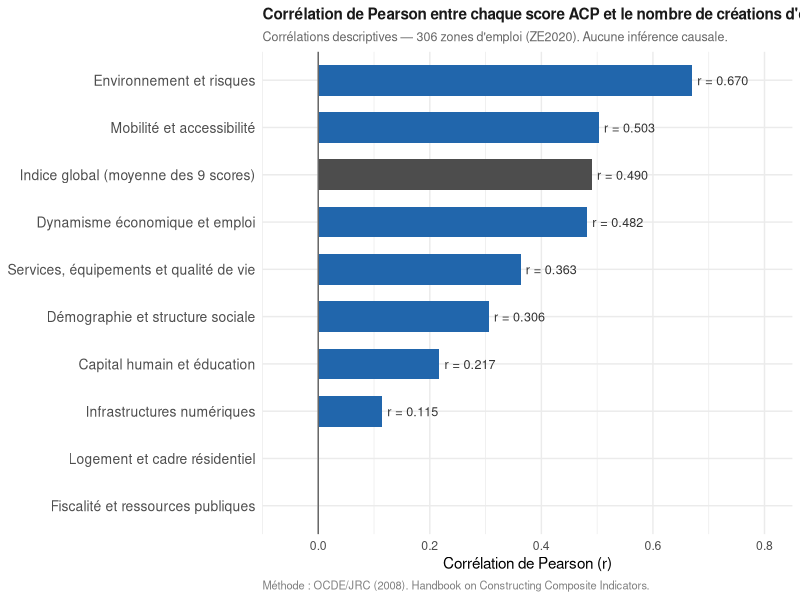
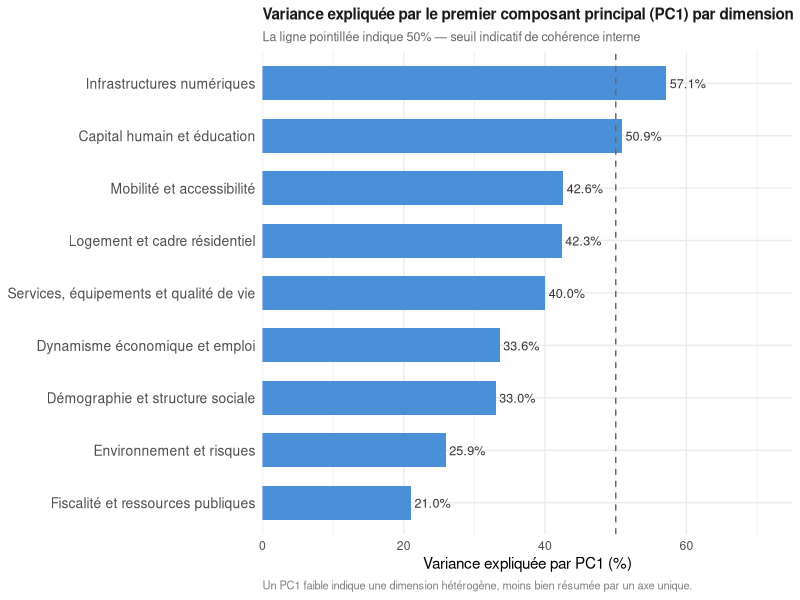
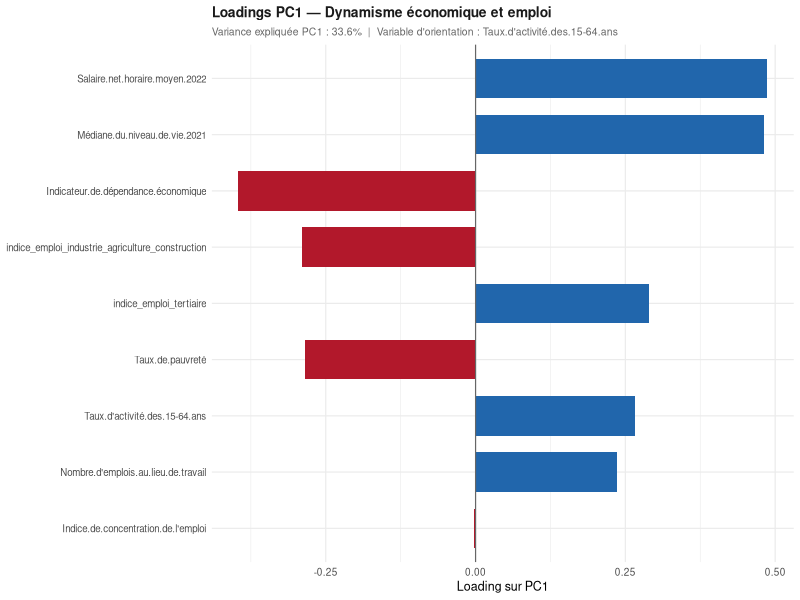
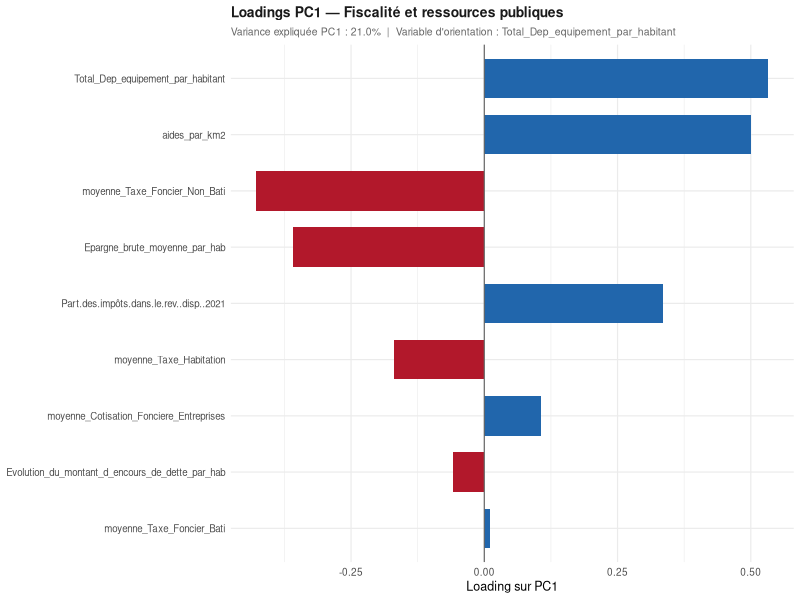
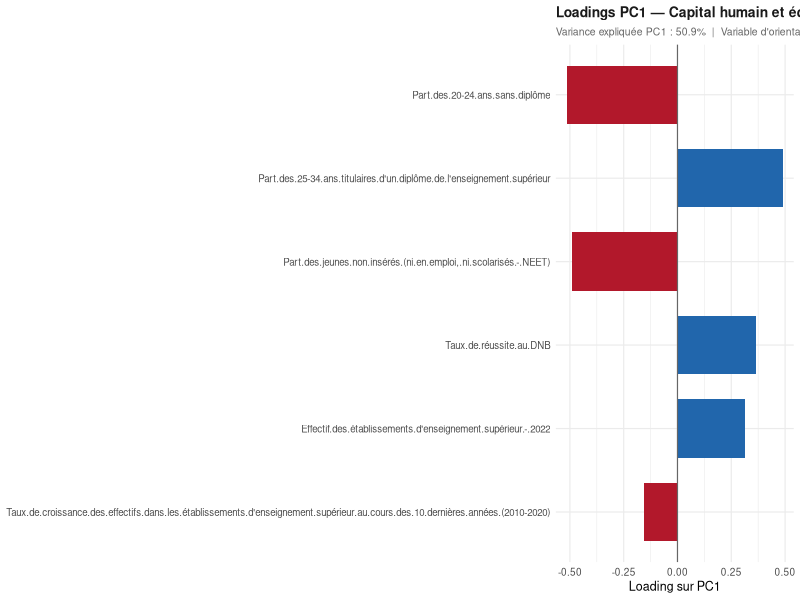
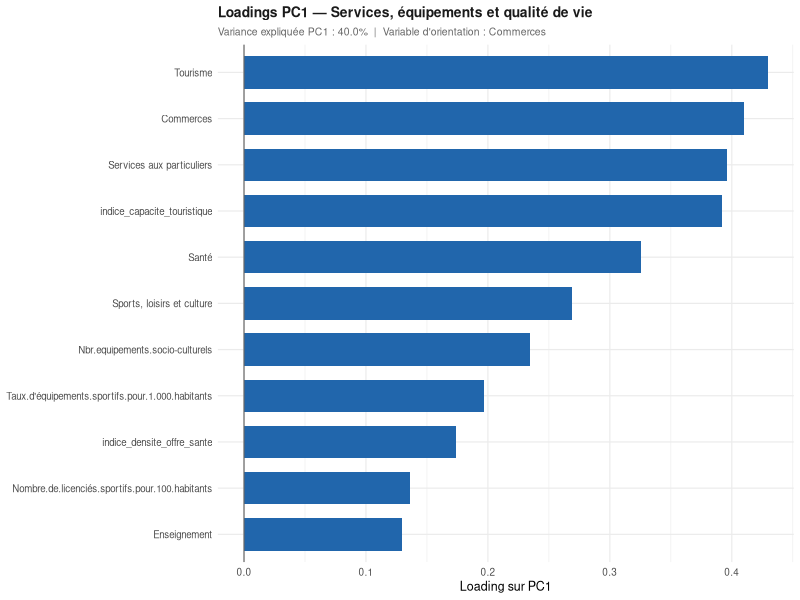
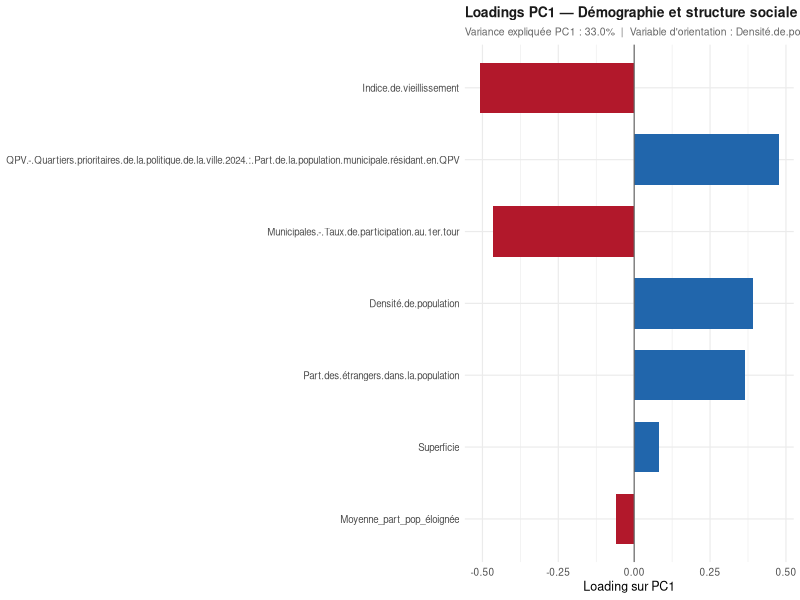
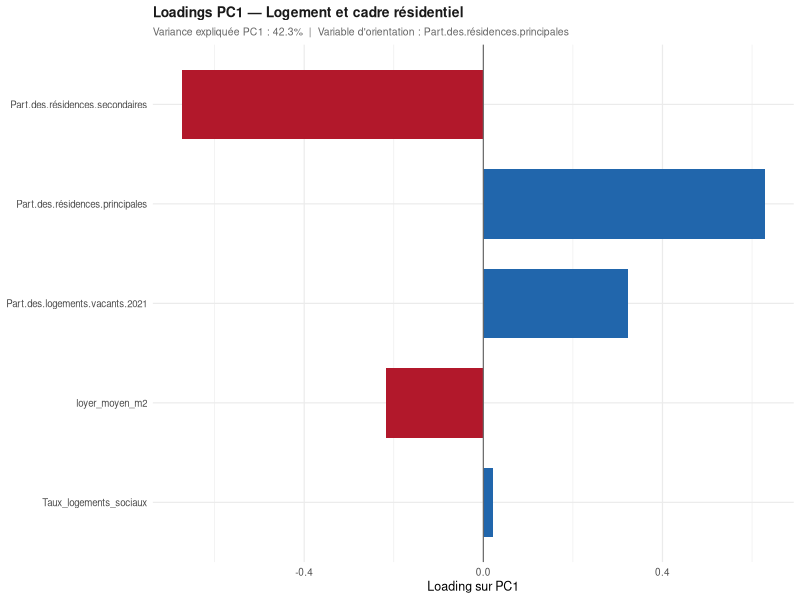

Source code (R) for these figures, in order:
# =============================================================================
# Construction des indices d'attractivité territoriale par ACP
# Zones d'emploi françaises (ZE2020)
# Auteur : Benjamin Lagable — Bpifrance / Observatoire de la Création d'Entreprise
# =============================================================================
#
# Méthode : Analyse en Composantes Principales (ACP) par dimension thématique,
# agrégation par moyenne simple pour l'indice global.
#
# Référence méthodologique :
# OECD/JRC (2008). Handbook on Constructing Composite Indicators: Methodology
# and User Guide. OECD Publishing, Paris.
# https://doi.org/10.1787/9789264043466-en
#
# Données source : data_retraited.xlsx
# Variables standardisées (mean=0, std=1), 306 zones d'emploi, 70 variables.
# Aucune valeur manquante.
# =============================================================================

library(readxl)
library(dplyr)
library(ggplot2)
library(openxlsx)
library(tidyr)

# -----------------------------------------------------------------------------
# 1. Chargement des données
# -----------------------------------------------------------------------------

data_retraited <- readxl::read_xlsx("data/data_retraited.xlsx")

cat("Dimensions :", nrow(data_retraited), "zones d'emploi,",
    ncol(data_retraited), "variables\n")
cat("Valeurs manquantes :", sum(is.na(data_retraited)), "\n\n")

# -----------------------------------------------------------------------------
# 2. Définition des dimensions thématiques
# -----------------------------------------------------------------------------
# nombre_creations est exclu de toutes les dimensions.
# Il sert uniquement à documenter les corrélations descriptives a posteriori,
# conformément au principe de séparation entre construction de l'indice
# et validation externe (OCDE/JRC 2008, ch. 7).

dimensions <- list(

  dynamisme_economique_emploi = c(
    "Médiane.du.niveau.de.vie.2021",
    "Indicateur.de.dépendance.économique",
    "Salaire.net.horaire.moyen.2022",
    "Indice.de.concentration.de.l'emploi",
    "Nombre.d'emplois.au.lieu.de.travail",
    "Taux.d'activité.des.15-64.ans",
    "Poids.des.multinationales.étrangères.dans.l'emploi.salarié",
    "Poids.des.multinationales.dans.l'emploi.salarié",
    "Taux.de.pauvreté",
    "indice_emploi_industrie_agriculture_construction",
    "indice_emploi_tertiaire"
  ),

  fiscalite_ressources_publiques = c(
    "Part.des.impôts.dans.le.rev..disp..2021",
    "moyenne_Taxe_Habitation",
    "moyenne_Taxe_Foncier_Bati",
    "moyenne_Taxe_Foncier_Non_Bati",
    "moyenne_Cotisation_Fonciere_Entreprises",
    "Total_Dep_equipement_par_habitant",
    "Evolution_du_montant_d_encours_de_dette_par_hab",
    "Epargne_brute_moyenne_par_hab",
    "aides_par_km2"
  ),

  capital_humain_education = c(
    "Part.des.20-24.ans.sans.diplôme",
    "Taux.de.réussite.au.DNB",
    "Taux.de.croissance.des.effectifs.dans.les.établissements.d'enseignement.supérieur.au.cours.des.10.dernières.années.(2010-2020)",
    "Part.des.25-34.ans.titulaires.d'un.diplôme.de.l'enseignement.supérieur",
    "Effectif.des.établissements.d'enseignement.supérieur.-.2022",
    "Part.des.jeunes.non.insérés.(ni.en.emploi,.ni.scolarisés.-.NEET)"
  ),

  services_equipements_qualite_vie = c(
    "Commerces",
    "Enseignement",
    "Santé",
    "Services aux particuliers",
    "Sports, loisirs et culture",
    "Tourisme",
    "Nbr.equipements.socio-culturels",
    "Nombre.de.licenciés.sportifs.pour.100.habitants",
    "Taux.d'équipements.sportifs.pour.1.000.habitants",
    "indice_capacite_touristique",
    "indice_densite_offre_sante"
  ),

  demographie_structure_sociale = c(
    "Part.des.étrangers.dans.la.population",
    "Densité.de.population",
    "Indice.de.vieillissement",
    "Superficie",
    "QPV.-.Quartiers.prioritaires.de.la.politique.de.la.ville.2024.:.Part.de.la.population.municipale.résidant.en.QPV",
    "Municipales.-.Taux.de.participation.au.1er.tour",
    "Moyenne_part_pop_éloignée"
  ),

  logement_cadre_residentiel = c(
    "Part.des.résidences.principales",
    "Part.des.résidences.secondaires",
    "Part.des.logements.vacants.2021",
    "Taux_logements_sociaux",
    "loyer_moyen_m2"
  ),

  environnement_risques = c(
    "Surface.agricole.utilisée.(SAU)",
    "total_infractions",
    "Emissions.de.gaz.à.effet.de.serre.hors.puits.(PRG),.par.secteur",
    "moyenne_code_qual",
    "Nombre.d'établissements.industriels.à.risque.(classés.Seveso)",
    "Territoires artificialisés",
    "Territoires agricoles",
    "Forêts et milieux semi-naturels",
    "Zones humides",
    "Surfaces en eau",
    "Part.des.Zones.Naturelles.d'Intérêt.Ecologique.Faunistique.et.Floristique.(ZNIEFF).de.type.1.dans.la.superficie.du.territoire",
    "indice_DDRM",
    "indice_catnat"
  ),

  infrastructures_numeriques = c(
    "Moyenne_vitesse_internet",
    "Part.de.la.surface.couverte.en.4G.par.a.minima.un.opérateur.2022",
    "Part.des.locaux.raccordables.FttH.(fibre.optique).2024"
  ),

  mobilite_accessibilite = c(
    "Transports et déplacements",
    "total_stations",
    "Temps.moyen.de.trajet.entre.le.domicile.et.le.travail.selon.le.sexe",
    "Part.des.déplacements.domicile-travail.en.voiture"
  )
)

# Variable dominante attendue par dimension (loading positif attendu).
# Sert à orienter le PC1 de façon ancrée dans le contenu de la dimension,
# conformément à la pratique recommandée par OCDE/JRC 2008, section 6.2.
# Si le loading de cette variable sur PC1 est négatif, le PC1 est multiplié
# par -1 pour que le score soit dans le sens "favorable" de la dimension.

var_dominante <- list(
  dynamisme_economique_emploi      = "Taux.d'activité.des.15-64.ans",
  fiscalite_ressources_publiques   = "Total_Dep_equipement_par_habitant",
  capital_humain_education         = "Part.des.25-34.ans.titulaires.d'un.diplôme.de.l'enseignement.supérieur",
  services_equipements_qualite_vie = "Commerces",
  demographie_structure_sociale    = "Densité.de.population",
  logement_cadre_residentiel       = "Part.des.résidences.principales",
  environnement_risques            = "Forêts et milieux semi-naturels",
  infrastructures_numeriques       = "Moyenne_vitesse_internet",
  mobilite_accessibilite           = "Transports et déplacements"
)

# -----------------------------------------------------------------------------
# 3. Fonction ACP par dimension
# -----------------------------------------------------------------------------

acp_dimension <- function(data, vars, dim_name, var_orient) {

  vars_ok        <- vars[vars %in% colnames(data)]
  vars_absentes  <- vars[!vars %in% colnames(data)]

  if (length(vars_absentes) > 0) {
    cat("  AVERTISSEMENT — variables absentes dans", dim_name, ":",
        paste(vars_absentes, collapse = ", "), "\n")
  }

  X   <- as.matrix(data[, vars_ok])
  acp <- prcomp(X, center = FALSE, scale. = FALSE)

  score_brut  <- acp$x[, 1]
  var_exp_pc1 <- summary(acp)$importance[2, 1]
  loadings    <- setNames(acp$rotation[, 1], vars_ok)

  # Orientation ancrée sur la variable dominante de la dimension
  if (var_orient %in% names(loadings)) {
    if (loadings[var_orient] < 0) {
      score_brut <- -score_brut
      loadings   <- -loadings
    }
  } else {
    cat("  AVERTISSEMENT — variable d'orientation absente pour", dim_name,
        ": orientation par défaut (loading dominant absolu)\n")
    if (loadings[which.max(abs(loadings))] < 0) {
      score_brut <- -score_brut
      loadings   <- -loadings
    }
  }

  # Normalisation min-max 0-100 (OCDE/JRC 2008, eq. 6.1)
  score_norm <- (score_brut - min(score_brut)) /
                (max(score_brut) - min(score_brut)) * 100

  r_creations <- cor(score_norm, data[["nombre_creations"]],
                     use = "complete.obs")

  cat(sprintf("  %-42s | PC1: %4.1f%% | r_creations: %+.3f | n_vars: %d\n",
              dim_name,
              var_exp_pc1 * 100,
              r_creations,
              length(vars_ok)))

  list(
    score       = score_norm,
    var_exp_pc1 = var_exp_pc1,
    loadings    = loadings,
    vars_ok     = vars_ok,
    r_creations = r_creations,
    var_orient  = var_orient
  )
}

# -----------------------------------------------------------------------------
# 4. Calcul des scores dimensionnels
# -----------------------------------------------------------------------------

cat("=== ACP par dimension (OCDE/JRC 2008) ===\n")

resultats <- lapply(names(dimensions), function(dim) {
  acp_dimension(
    data       = data_retraited,
    vars       = dimensions[[dim]],
    dim_name   = dim,
    var_orient = var_dominante[[dim]]
  )
})
names(resultats) <- names(dimensions)

# -----------------------------------------------------------------------------
# 5. Indice global — moyenne simple des 9 scores dimensionnels
# -----------------------------------------------------------------------------
# Choix justifié : en l'absence de raison théorique solide pour pondérer
# différemment les 9 dimensions entre elles, la moyenne simple est la méthode
# par défaut recommandée par OCDE/JRC 2008 (section 7.2).
# Elle est transparente, facilement reproductible, et ses limites sont connues.

scores_matrix <- sapply(names(resultats), function(dim) resultats[[dim]]$score)
colnames(scores_matrix) <- names(resultats)

score_global_brut  <- rowMeans(scores_matrix)
score_global_norm  <- (score_global_brut - min(score_global_brut)) /
                      (max(score_global_brut) - min(score_global_brut)) * 100

r_global <- cor(score_global_norm, data_retraited$nombre_creations,
                use = "complete.obs")

cat(sprintf("\n=== Indice global (moyenne simple des 9 scores) ===\n"))
cat(sprintf("Corrélation descriptive ~ créations : r = %.3f\n\n", r_global))

# -----------------------------------------------------------------------------
# 6. Construction du tableau final
# -----------------------------------------------------------------------------

data_scores <- data.frame(
  ZE2020             = data_retraited$ZE2020,
  LIBZE2020          = data_retraited$LIBZE2020,
  nombre_creations   = data_retraited$nombre_creations
)

for (dim in names(resultats)) {
  data_scores[[paste0("score_", dim)]] <- resultats[[dim]]$score
}

data_scores$score_global <- score_global_norm

# Tableau de synthèse
synthese <- data.frame(
  dimension   = names(resultats),
  n_variables = sapply(names(resultats), function(d) length(resultats[[d]]$vars_ok)),
  var_exp_pc1 = sapply(names(resultats), function(d) round(resultats[[d]]$var_exp_pc1 * 100, 1)),
  r_creations = sapply(names(resultats), function(d) round(resultats[[d]]$r_creations, 3)),
  var_orient  = sapply(names(resultats), function(d) resultats[[d]]$var_orient)
)

cat("=== Synthèse ===\n")
print(synthese[, c("dimension", "n_variables", "var_exp_pc1", "r_creations")],
      row.names = FALSE)

# Export
openxlsx::write.xlsx(data_scores, "data/data_scores_ACP.xlsx", overwrite = TRUE)
cat("\nFichier exporté : data/data_scores_ACP.xlsx\n")

# -----------------------------------------------------------------------------
# 7. Graphiques de diagnostic
# -----------------------------------------------------------------------------

dir.create("figures", showWarnings = FALSE)

labels_dim <- c(
  dynamisme_economique_emploi      = "Dynamisme économique et emploi",
  fiscalite_ressources_publiques   = "Fiscalité et ressources publiques",
  capital_humain_education         = "Capital humain et éducation",
  services_equipements_qualite_vie = "Services, équipements et qualité de vie",
  demographie_structure_sociale    = "Démographie et structure sociale",
  logement_cadre_residentiel       = "Logement et cadre résidentiel",
  environnement_risques            = "Environnement et risques",
  infrastructures_numeriques       = "Infrastructures numériques",
  mobilite_accessibilite           = "Mobilité et accessibilité"
)

# --- 7a. Corrélations des scores avec nombre_creations ---

corr_df <- data.frame(
  dimension   = c(names(resultats), "global"),
  correlation = c(
    sapply(names(resultats), function(d) resultats[[d]]$r_creations),
    r_global
  )
)
corr_df$label <- c(labels_dim[corr_df$dimension[-nrow(corr_df)]],
                   "Indice global (moyenne des 9 scores)")
corr_df$label <- factor(corr_df$label,
                        levels = corr_df$label[order(corr_df$correlation)])
corr_df$couleur <- ifelse(corr_df$dimension == "global", "gray30", "#2166AC")

p_corr <- ggplot(corr_df, aes(x = correlation, y = label, fill = couleur)) +
  geom_col(width = 0.65, show.legend = FALSE) +
  geom_vline(xintercept = 0, color = "gray40", linewidth = 0.5) +
  geom_text(aes(label = sprintf("r = %.3f", correlation),
                hjust = ifelse(correlation >= 0, -0.1, 1.1)),
            size = 3.2, color = "gray20") +
  scale_fill_identity() +
  scale_x_continuous(limits = c(-0.1, 0.85), expand = c(0, 0)) +
  labs(
    title    = "Corrélation de Pearson entre chaque score ACP et le nombre de créations d'entreprises",
    subtitle = "Corrélations descriptives — 306 zones d'emploi (ZE2020). Aucune inférence causale.",
    caption  = "Méthode : OCDE/JRC (2008). Handbook on Constructing Composite Indicators.",
    x        = "Corrélation de Pearson (r)",
    y        = NULL
  ) +
  theme_minimal(base_size = 11) +
  theme(
    plot.title    = element_text(size = 11, face = "bold", color = "gray10"),
    plot.subtitle = element_text(size = 9, color = "gray40"),
    plot.caption  = element_text(size = 8, color = "gray50", hjust = 0),
    axis.text.y   = element_text(size = 10)
  )

ggsave("figures/correlations_scores_creations.png", p_corr,
       width = 10, height = 6, dpi = 150)
cat("Figure : figures/correlations_scores_creations.png\n")

# --- 7b. Variance expliquée par le PC1 ---

var_df <- data.frame(
  dimension = names(resultats),
  var_exp   = sapply(names(resultats), function(d) resultats[[d]]$var_exp_pc1 * 100)
)
var_df$label <- labels_dim[var_df$dimension]
var_df$label <- factor(var_df$label,
                       levels = var_df$label[order(var_df$var_exp)])

p_var <- ggplot(var_df, aes(x = var_exp, y = label)) +
  geom_col(fill = "#4a90d9", width = 0.65) +
  geom_vline(xintercept = 50, color = "gray40", linewidth = 0.5,
             linetype = "dashed") +
  geom_text(aes(label = sprintf("%.1f%%", var_exp), hjust = -0.1),
            size = 3.2, color = "gray20") +
  scale_x_continuous(limits = c(0, 75), expand = c(0, 0)) +
  labs(
    title    = "Variance expliquée par le premier composant principal (PC1) par dimension",
    subtitle = "La ligne pointillée indique 50% — seuil indicatif de cohérence interne",
    caption  = "Un PC1 faible indique une dimension hétérogène, moins bien résumée par un axe unique.",
    x        = "Variance expliquée par PC1 (%)",
    y        = NULL
  ) +
  theme_minimal(base_size = 11) +
  theme(
    plot.title    = element_text(size = 11, face = "bold", color = "gray10"),
    plot.subtitle = element_text(size = 9, color = "gray40"),
    plot.caption  = element_text(size = 8, color = "gray50", hjust = 0),
    axis.text.y   = element_text(size = 10)
  )

ggsave("figures/variance_expliquee_pc1.png", p_var,
       width = 10, height = 5, dpi = 150)
cat("Figure : figures/variance_expliquee_pc1.png\n")

# --- 7c. Loadings PC1 par dimension ---

for (dim in names(resultats)) {
  load_df <- data.frame(
    variable = names(resultats[[dim]]$loadings),
    loading  = as.numeric(resultats[[dim]]$loadings)
  )
  load_df <- load_df[order(abs(load_df$loading)), ]
  load_df$variable <- factor(load_df$variable, levels = load_df$variable)
  load_df$couleur  <- ifelse(load_df$loading >= 0, "#2166AC", "#B2182B")

  p_load <- ggplot(load_df, aes(x = loading, y = variable, fill = couleur)) +
    geom_col(width = 0.7, show.legend = FALSE) +
    geom_vline(xintercept = 0, color = "gray40", linewidth = 0.4) +
    scale_fill_identity() +
    labs(
      title    = paste("Loadings PC1 —", labels_dim[dim]),
      subtitle = sprintf("Variance expliquée PC1 : %.1f%%  |  Variable d'orientation : %s",
                         resultats[[dim]]$var_exp_pc1 * 100,
                         resultats[[dim]]$var_orient),
      x        = "Loading sur PC1",
      y        = NULL
    ) +
    theme_minimal(base_size = 9) +
    theme(
      plot.title    = element_text(size = 10, face = "bold", color = "gray10"),
      plot.subtitle = element_text(size = 7.5, color = "gray40"),
      axis.text.y   = element_text(size = 7)
    )

  ggsave(paste0("figures/loadings_", dim, ".png"), p_load,
         width = 9, height = 5, dpi = 130)
}
cat("Figures loadings : figures/loadings_*.png\n")

# --- 7d. Distribution de l'indice global ---

p_global <- ggplot(data_scores, aes(x = score_global)) +
  geom_histogram(bins = 30, fill = "#4a90d9", color = "white", alpha = 0.85) +
  geom_vline(xintercept = median(data_scores$score_global),
             color = "red3", linewidth = 1) +
  geom_vline(xintercept = quantile(data_scores$score_global, 0.25),
             color = "orange2", linewidth = 0.8, linetype = "dashed") +
  geom_vline(xintercept = quantile(data_scores$score_global, 0.75),
             color = "orange2", linewidth = 0.8, linetype = "dashed") +
  annotate("text",
           x     = median(data_scores$score_global),
           y     = Inf,
           label = paste0("Médiane : ", round(median(data_scores$score_global), 1)),
           vjust = 2, hjust = -0.15, color = "red3", size = 3.5) +
  labs(
    title    = "Distribution de l'indice global d'attractivité territoriale",
    subtitle = "306 zones d'emploi — scores normalisés 0-100 — moyenne simple des 9 dimensions",
    x        = "Score global (0-100)",
    y        = "Nombre de zones d'emploi"
  ) +
  theme_minimal(base_size = 11) +
  theme(
    plot.title    = element_text(size = 11, face = "bold", color = "gray10"),
    plot.subtitle = element_text(size = 9, color = "gray40")
  )

ggsave("figures/distribution_score_global.png", p_global,
       width = 9, height = 5, dpi = 150)
cat("Figure : figures/distribution_score_global.png\n")

# --- 7e. Indice global vs nombre_creations ---

p_scatter <- ggplot(data_scores, aes(x = score_global, y = nombre_creations)) +
  geom_point(alpha = 0.4, color = "#2166AC", size = 1.8) +
  geom_smooth(method = "lm", color = "red3", se = TRUE, linewidth = 0.8) +
  annotate("text",
           x     = 15,
           y     = max(data_scores$nombre_creations) * 0.88,
           label = sprintf("r = %.3f", r_global),
           size  = 4, color = "gray20") +
  labs(
    title    = "Indice global d'attractivité vs. dynamique de création d'entreprises",
    subtitle = "Corrélation descriptive — aucune interprétation causale",
    caption  = "nombre_creations est standardisé (mean=0, std=1).",
    x        = "Score global ACP (0-100)",
    y        = "Nombre de créations d'entreprises (standardisé)"
  ) +
  theme_minimal(base_size = 11) +
  theme(
    plot.title    = element_text(size = 11, face = "bold", color = "gray10"),
    plot.subtitle = element_text(size = 9, color = "gray40"),
    plot.caption  = element_text(size = 8, color = "gray50", hjust = 0)
  )

ggsave("figures/scatter_global_creations.png", p_scatter,
       width = 8, height = 6, dpi = 150)
cat("Figure : figures/scatter_global_creations.png\n")

cat("\n=== Script terminé avec succès ===\n")
